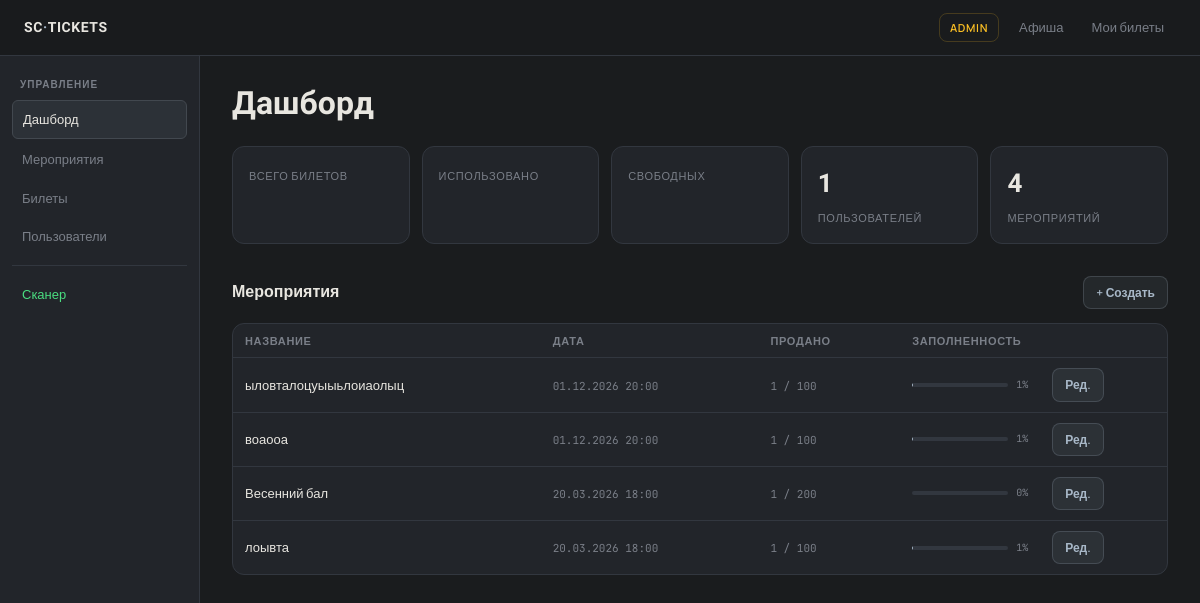
Page /admin/ (signed in) on the committed database.
### tables this page shows
CREATE TABLE events (
                id INTEGER PRIMARY KEY AUTOINCREMENT,
                title TEXT NOT NULL,
                description TEXT,
                date TEXT NOT NULL,
                location TEXT,
                capacity INTEGER DEFAULT 100,
                card_bg TEXT DEFAULT '#fdfdf5',
                card_accent TEXT DEFAULT '#a898e0',
                card_text TEXT DEFAULT '#2a2a2a',
                created_at TIMESTAMP DEFAULT CURRENT_TIMESTAMP
            );

### admin.py (the view)
@admin.route("/")
@admin_required
def dashboard():
    stats = get_stats()
    events = get_all_events_with_stats()
    for event in events:
        event["percent"] = round(event["sold"] / event["capacity"] * 100) if event["capacity"] else 0
    return render_template("admin/dashboard.html", stats=stats, events=events)

### auth.py (called while the page is built)
def admin_required(f):
    @wraps(f)
    def decorated(*args, **kwargs):
        if "user_id" not in session:
            flash("Войдите в аккаунт", "error")
            return redirect(url_for("auth.login_page"))
        if session.get("role") != "admin":
            flash("Доступ запрещён", "error")
            return redirect(url_for("events.index"))
        return f(*args, **kwargs)
    return decorated

### database.py (called while the page is built)
@contextmanager
def get_db():
    conn = sqlite3.connect(DB_PATH)
    conn.row_factory = sqlite3.Row
    try:
        yield conn
    finally:
        conn.close()

def get_all_events_with_stats():
    with get_db() as conn:
        cursor = conn.cursor()
        cursor.execute("""
            SELECT e.*, COUNT(t.id) as sold
            FROM events e
            LEFT JOIN tickets t ON e.id = t.event_id
            GROUP BY e.id
            ORDER BY e.date ASC
        """)
        return [dict(row) for row in cursor.fetchall()]

def get_stats():
    with get_db() as conn:
        cursor = conn.cursor()
        cursor.execute("SELECT COUNT(*) FROM users")
        users_count = cursor.fetchone()[0]
        cursor.execute("SELECT COUNT(*) FROM events")
        events_count = cursor.fetchone()[0]
        cursor.execute("SELECT COUNT(*) FROM tickets")
        tickets_count = cursor.fetchone()[0]
        cursor.execute("SELECT COUNT(*) FROM tickets WHERE used = 1")
        scanned_count = cursor.fetchone()[0]
        return {
            "users": users_count,
            "events": events_count,
            "tickets": tickets_count,
            "scanned": scanned_count,
        }

### templates/admin/dashboard.html (shortened to what this page needs)
{% extends "admin/base_admin.html" %}
{% block admin_content %}
<h1 class="page-title" style="margin-bottom:24px">Дашборд</h1>
<div style="display:grid;grid-template-columns:repeat(auto-fill,minmax(160px,1fr));gap:12px;margin-bottom:32px">
  {% for label, value, color in [
    ('Всего билетов', stats.total, 'var(--accent)'),
    ('Использовано',  stats.used,  'var(--ok)'),
    ('Свободных',     stats.unused,'var(--warn)'),
    ('Пользователей', stats.users, 'var(--text)'),
    ('Мероприятий',   stats.events,'var(--text)'),
  ] %}
    <div class="card" style="padding:16px">
      <div style="font-size:26px;font-weight:600;font-family:'Unbounded',sans-serif;color:{{ color }};margin-bottom:4px">
        {{ value }}
      </div>
      <div style="font-size:11px;color:var(--muted);text-transform:uppercase;letter-spacing:0.06em">{{ label }}</div>
    </div>
  {% endfor %}
</div>
<div style="display:flex;align-items:center;justify-content:space-between;margin-bottom:14px">
  <h2 style="font-size:16px;font-weight:600">Мероприятия</h2>
  <a href="{{ url_for('admin.event_create') }}" class="btn btn-ghost btn-sm">+ Создать</a>
</div>
<div class="card" style="padding:0;overflow:hidden">
  <div class="table-wrap">
    <table>
      <thead>
        <tr>
          <th>Название</th>
          <th>Дата</th>
          <th>Продано</th>
          <th>Заполненность</th>
          <th></th>
        </tr>
      </thead>
      <tbody>
        {% for event in events %}
          <tr>
            <td style="font-weight:500">{{ event.title }}</td>
            <td><span class="mono">{{ event.date }}</span></td>
            <td><span class="mono">{{ event.sold }} / {{ event.capacity }}</span></td>
            <td style="width:140px">
              <div style="display:flex;align-items:center;gap:8px">
                <div style="flex:1;height:4px;background:var(--border);border-radius:2px;overflow:hidden">
                </div>
                <span class="mono" style="font-size:10px">{{ event.percent }}%</span>
              </div>
            </td>
            <td>
              <a href="{{ url_for('admin.event_edit', event_id=event.id) }}" class="btn btn-ghost btn-sm">Ред.</a>
            </td>
          </tr>
        {% else %}
          <tr><td colspan="5" style="text-align:center;color:var(--muted);padding:32px">Мероприятий нет</td></tr>
        {% endfor %}
      </tbody>
    </table>
  </div>
</div>
{% endblock %}

### templates/base.html (style rules this page uses)
*, *::before, *::after { box-sizing: border-box; margin: 0; padding: 0; }
:root { --bg: #1a1c1e; --surface: #22252a; --surface2: #2a2e34; --border: #32373f; --border2: #42484f; --text: #e8e6e0; --muted: #7a7f88; --muted2: #52575f; --accent: #a8b8c8; --accent-dim: rgba(168,184,200,0.08); --ok: #4ade80; --ok-bg: rgba(74,222,128,0.08); --err: #f87171; --err-bg: rgba(248,113,113,0.08); --warn: #fbbf24; --radius: 12px; --radius-sm: 8px; --card-bg: #fdfdf5; --card-text: #2a2a2a; --card-muted: #6a6a7a; --card-accent: #a898e0; --card-accent2: #c8c0f0; }
html { scroll-behavior: smooth; }
body { background: var(--bg); color: var(--text); font-family: 'Manrope', sans-serif; min-height: 100dvh; line-height: 1.6; }
.page-title { font-family: 'Unbounded', sans-serif; font-size: clamp(22px, 5vw, 32px); font-weight: 600; line-height: 1.2; margin-bottom: 8px; }
.card { background: var(--surface); border: 1px solid var(--border); border-radius: var(--radius); padding: 24px; }
.btn { display: inline-flex; align-items: center; justify-content: center; gap: 6px; padding: 10px 20px; border-radius: var(--radius-sm); font-size: 14px; font-weight: 600; font-family: 'Manrope', sans-serif; border: none; cursor: pointer; text-decoration: none; transition: opacity 0.15s, transform 0.1s; }
.btn-ghost { background: var(--accent-dim); color: var(--accent); border: 1px solid rgba(168,184,200,0.2); }
.btn-sm { padding: 6px 12px; font-size: 12px; }
.table-wrap { overflow-x: auto; }
table { width: 100%; border-collapse: collapse; font-size: 13px; }
th { text-align: left; padding: 8px 12px; font-size: 11px; font-weight: 600; letter-spacing: 0.06em; text-transform: uppercase; color: var(--muted); border-bottom: 1px solid var(--border); }
td { padding: 10px 12px; border-bottom: 1px solid var(--border); color: var(--text); vertical-align: middle; }
tr:last-child td { border-bottom: none; }
.mono { font-family: 'JetBrains Mono', monospace; font-size: 11px; color: var(--muted); }

### rows in the picture
events: title "ыловталоцуыыьлоиаолыц", date "01.12.2026 20:00", sold "1", capacity "100", percent "1"
events: title "воаооа", date "01.12.2026 20:00", sold "1", capacity "100", percent "1"
events: title "Весенний бал", date "20.03.2026 18:00", sold "1", capacity "200", percent "0"
events: title "лоывта", date "20.03.2026 18:00", sold "1", capacity "100", percent "1"

### other values in the picture
{{ label }} "ВСЕГО БИЛЕТОВ" "ИСПОЛЬЗОВАНО" "СВОБОДНЫХ" "ПОЛЬЗОВАТЕЛЕЙ" "МЕРОПРИЯТИЙ"
{{ value }} "1" "4"
